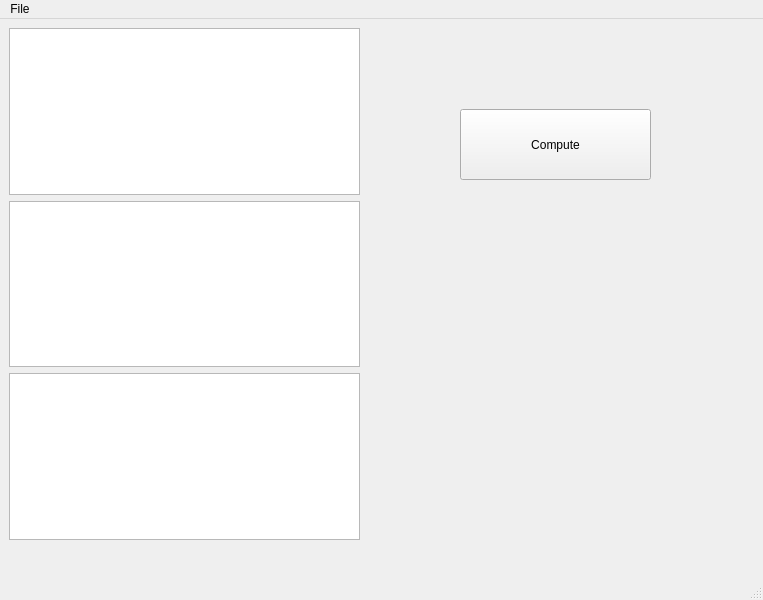
<?xml version="1.0" encoding="UTF-8"?>
<ui version="4.0">
 <class>MainWindow</class>
 <widget class="QMainWindow" name="MainWindow">
  <property name="geometry">
   <rect>
    <x>0</x>
    <y>0</y>
    <width>763</width>
    <height>600</height>
   </rect>
  </property>
  <property name="windowTitle">
   <string>MainWindow</string>
  </property>
  <widget class="QWidget" name="centralwidget">
   <widget class="QPushButton" name="Compbutton">
    <property name="geometry">
     <rect>
      <x>460</x>
      <y>90</y>
      <width>191</width>
      <height>71</height>
     </rect>
    </property>
    <property name="text">
     <string>Compute</string>
    </property>
   </widget>
   <widget class="QTextEdit" name="Max">
    <property name="geometry">
     <rect>
      <x>9</x>
      <y>9</y>
      <width>351</width>
      <height>167</height>
     </rect>
    </property>
   </widget>
   <widget class="QTextEdit" name="Percentage">
    <property name="geometry">
     <rect>
      <x>9</x>
      <y>182</y>
      <width>351</width>
      <height>166</height>
     </rect>
    </property>
   </widget>
   <widget class="QTextEdit" name="OutWeight">
    <property name="geometry">
     <rect>
      <x>9</x>
      <y>354</y>
      <width>351</width>
      <height>167</height>
     </rect>
    </property>
   </widget>
  </widget>
  <widget class="QMenuBar" name="menubar">
   <property name="geometry">
    <rect>
     <x>0</x>
     <y>0</y>
     <width>763</width>
     <height>21</height>
    </rect>
   </property>
   <widget class="QMenu" name="menuFile">
    <property name="title">
     <string>File</string>
    </property>
    <addaction name="actionOpen"/>
   </widget>
   <addaction name="menuFile"/>
  </widget>
  <widget class="QStatusBar" name="statusbar"/>
  <action name="actionOpen">
   <property name="text">
    <string>Open</string>
   </property>
  </action>
 </widget>
 <resources/>
 <connections/>
</ui>
